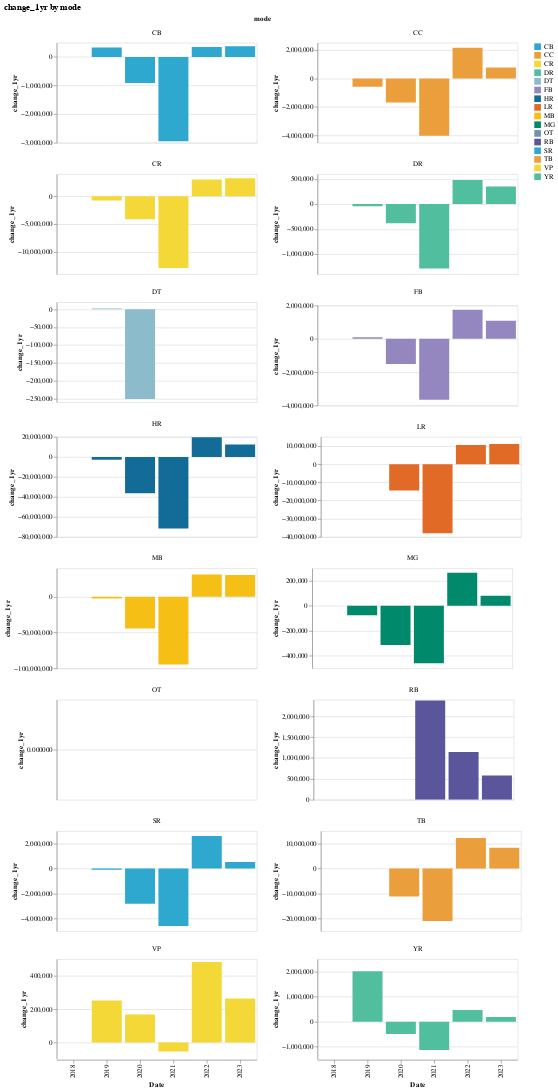

Notebook code cell kept with this figure:
### Code cell
make_bar_chart(by_mode_long, y_col = "change_1yr", color_col = "Yearly Change in UPT by Mode")

### Figure 1 — Vega-Lite specification as saved in the notebook (floating-point values rounded to 4 significant figures)
{"config": {"view": {"continuousWidth": 300, "continuousHeight": 300}}, "data": {"name": "data-0720ea08b1eaca97f2329f1b16aaa85c"}, "facet": {"field": "mode", "type": "nominal"}, "spec": {"mark": {"type": "bar"}, "encoding": {"color": {"field": "mode", "scale": {"range": ["#2EA8CE", "#EB9F3C", "#F4D837", "#51BF9D", "#8CBCCB", "#9487C0", "#136C97", "#E16B26", "#F6BF16", "#00896B", "#7790A3", "#5B559C"]}, "title": "", "type": "nominal"}, "tooltip": [{"field": "year", "type": "nominal"}, {"field": "change_1yr", "type": "quantitative"}, {"field": "mode", "type": "nominal"}, {"field": "RTPA", "type": "nominal"}], "x": {"field": "year", "title": "Date", "type": "ordinal"}, "y": {"field": "change_1yr", "title": "change_1yr", "type": "quantitative"}}, "height": 150, "name": "view_4", "width": 300}, "columns": 2, "params": [{"name": "param_5", "select": {"type": "interval", "encodings": ["x", "y"]}, "bind": "scales", "views": ["view_4"]}], "resolve": {"scale": {"x": "shared", "y": "independent"}}, "title": "change_1yr by mode", "$schema": "https://vega.github.io/schema/vega-lite/v5.20.1.json", "datasets": {"data-0720ea08b1eaca97f2329f1b16aaa85c": [{"mode": "CB", "RTPA": "Metropolitan Transportation Commission", "year": "2018", "upt": 3994000.0, "previous_y_upt": 0.0, "change_1yr": 0.0, "pct_change_1yr": 100.0}, {"mode": "CB", "RTPA": "Metropolitan Transportation Commission", "year": "2019", "upt": 4322000.0, "previous_y_upt": 3994000.0, "change_1yr": 327600.0, "pct_change_1yr": 7.58}, {"mode": "CB", "RTPA": "Metropolitan Transportation Commission", "year": "2020", "upt": 3415000.0, "previous_y_upt": 4322000.0, "change_1yr": -906600.0, "pct_change_1yr": -26.55}, {"mode": "CB", "RTPA": "Metropolitan Transportation Commission", "year": "2021", "upt": 464800.0, "previous_y_upt": 3415000.0, "change_1yr": -2950000.0, "pct_change_1yr": -634.7}, {"mode": "CB", "RTPA": "Metropolitan Transportation Commission", "year": "2022", "upt": 810300.0, "previous_y_upt": 464800.0, "change_1yr": 345500.0, "pct_change_1yr": 42.64}, {"mode": "CB", "RTPA": "Metropolitan Transportation Commission", "year": "2023", "upt": 1185000.0, "previous_y_upt": 810300.0, "change_1yr": 374600.0, "pct_change_1yr": 31.62}, {"mode": "CC", "RTPA": "Metropolitan Transportation Commission", "year": "2018", "upt": 6292000.0, "previous_y_upt": 0.0, "change_1yr": 0.0, "pct_change_1yr": 100.0}, {"mode": "CC", "RTPA": "Metropolitan Transportation Commission", "year": "2019", "upt": 5704000.0, "previous_y_upt": 6292000.0, "change_1yr": -588600.0, "pct_change_1yr": -10.32}, {"mode": "CC", "RTPA": "Metropolitan Transportation Commission", "year": "2020", "upt": 4012000.0, "previous_y_upt": 5704000.0, "change_1yr": -1691000.0, "pct_change_1yr": -42.15}, {"mode": "CC", "RTPA": "Metropolitan Transportation Commission", "year": "2021", "upt": 0.0, "previous_y_upt": 4012000.0, "change_1yr": -4012000.0, "pct_change_1yr": null}, {"mode": "CC", "RTPA": "Metropolitan Transportation Commission", "year": "2022", "upt": 2154000.0, "previous_y_upt": 0.0, "change_1yr": 2154000.0, "pct_change_1yr": 100.0}, {"mode": "CC", "RTPA": "Metropolitan Transportation Commission", "year": "2023", "upt": 2926000.0, "previous_y_upt": 2154000.0, "change_1yr": 772300.0, "pct_change_1yr": 26.39}, {"mode": "CR", "RTPA": "Metropolitan Transportation Commission", "year": "2018", "upt": 19140000.0, "previous_y_upt": 0.0, "change_1yr": 0.0, "pct_change_1yr": 100.0}, {"mode": "CR", "RTPA": "Metropolitan Transportation Commission", "year": "2019", "upt": 18380000.0, "previous_y_upt": 19140000.0, "change_1yr": -761300.0, "pct_change_1yr": -4.14}, {"mode": "CR", "RTPA": "Metropolitan Transportation Commission", "year": "2020", "upt": 14260000.0, "previous_y_upt": 18380000.0, "change_1yr": -4120000.0, "pct_change_1yr": -28.89}, {"mode": "CR", "RTPA": "Metropolitan Transportation Commission", "year": "2021", "upt": 1386000.0, "previous_y_upt": 14260000.0, "change_1yr": -12870000.0, "pct_change_1yr": -928.9}, {"mode": "CR", "RTPA": "Metropolitan Transportation Commission", "year": "2022", "upt": 4409000.0, "previous_y_upt": 1386000.0, "change_1yr": 3023000.0, "pct_change_1yr": 68.57}, {"mode": "CR", "RTPA": "Metropolitan Transportation Commission", "year": "2023", "upt": 7652000.0, "previous_y_upt": 4409000.0, "change_1yr": 3243000.0, "pct_change_1yr": 42.38}, {"mode": "DR", "RTPA": "Metropolitan Transportation Commission", "year": "2018", "upt": 2730000.0, "previous_y_upt": 0.0, "change_1yr": 0.0, "pct_change_1yr": 100.0}, {"mode": "DR", "RTPA": "Metropolitan Transportation Commission", "year": "2019", "upt": 2685000.0, "previous_y_upt": 2730000.0, "change_1yr": -44540.0, "pct_change_1yr": -1.66}, {"mode": "DR", "RTPA": "Metropolitan Transportation Commission", "year": "2020", "upt": 2301000.0, "previous_y_upt": 2685000.0, "change_1yr": -383700.0, "pct_change_1yr": -16.67}, {"mode": "DR", "RTPA": "Metropolitan Transportation Commission", "year": "2021", "upt": 1015000.0, "previous_y_upt": 2301000.0, "change_1yr": -1286000.0, "pct_change_1yr": -126.8}, {"mode": "DR", "RTPA": "Metropolitan Transportation Commission", "year": "2022", "upt": 1498000.0, "previous_y_upt": 1015000.0, "change_1yr": 482800.0, "pct_change_1yr": 32.24}, {"mode": "DR", "RTPA": "Metropolitan Transportation Commission", "year": "2023", "upt": 1847000.0, "previous_y_upt": 1498000.0, "change_1yr": 349700.0, "pct_change_1yr": 18.93}, {"mode": "DT", "RTPA": "Metropolitan Transportation Commission", "year": "2018", "upt": 248400.0, "previous_y_upt": 0.0, "change_1yr": 0.0, "pct_change_1yr": 100.0}, {"mode": "DT", "RTPA": "Metropolitan Transportation Commission", "year": "2019", "upt": 250700.0, "previous_y_upt": 248400.0, "change_1yr": 2328.0, "pct_change_1yr": 0.93}, {"mode": "DT", "RTPA": "Metropolitan Transportation Commission", "year": "2020", "upt": 0.0, "previous_y_upt": 250700.0, "change_1yr": -250700.0, "pct_change_1yr": null}, {"mode": "DT", "RTPA": "Metropolitan Transportation Commission", "year": "2021", "upt": 0.0, "previous_y_upt": 0.0, "change_1yr": 0.0, "pct_change_1yr": null}, {"mode": "DT", "RTPA": "Metropolitan Transportation Commission", "year": "2022", "upt": 0.0, "previous_y_upt": 0.0, "change_1yr": 0.0, "pct_change_1yr": null}, {"mode": "DT", "RTPA": "Metropolitan Transportation Commission", "year": "2023", "upt": 0.0, "previous_y_upt": 0.0, "change_1yr": 0.0, "pct_change_1yr": null}, {"mode": "FB", "RTPA": "Metropolitan Transportation Commission", "year": "2018", "upt": 5423000.0, "previous_y_upt": 0.0, "change_1yr": 0.0, "pct_change_1yr": 100.0}, {"mode": "FB", "RTPA": "Metropolitan Transportation Commission", "year": "2019", "upt": 5519000.0, "previous_y_upt": 5423000.0, "change_1yr": 96540.0, "pct_change_1yr": 1.75}, {"mode": "FB", "RTPA": "Metropolitan Transportation Commission", "year": "2020", "upt": 4011000.0, "previous_y_upt": 5519000.0, "change_1yr": -1508000.0, "pct_change_1yr": -37.59}, {"mode": "FB", "RTPA": "Metropolitan Transportation Commission", "year": "2021", "upt": 354400.0, "previous_y_upt": 4011000.0, "change_1yr": -3657000.0, "pct_change_1yr": -1032.0}, {"mode": "FB", "RTPA": "Metropolitan Transportation Commission", "year": "2022", "upt": 2103000.0, "previous_y_upt": 354400.0, "change_1yr": 1749000.0, "pct_change_1yr": 83.15}, {"mode": "FB", "RTPA": "Metropolitan Transportation Commission", "year": "2023", "upt": 3180000.0, "previous_y_upt": 2103000.0, "change_1yr": 1077000.0, "pct_change_1yr": 33.88}, {"mode": "HR", "RTPA": "Metropolitan Transportation Commission", "year": "2018", "upt": 127900000.0, "previous_y_upt": 0.0, "change_1yr": 0.0, "pct_change_1yr": 100.0}, {"mode": "HR", "RTPA": "Metropolitan Transportation Commission", "year": "2019", "upt": 125100000.0, "previous_y_upt": 127900000.0, "change_1yr": -2769000.0, "pct_change_1yr": -2.21}, {"mode": "HR", "RTPA": "Metropolitan Transportation Commission", "year": "2020", "upt": 88700000.0, "previous_y_upt": 125100000.0, "change_1yr": -36410000.0, "pct_change_1yr": -41.05}, {"mode": "HR", "RTPA": "Metropolitan Transportation Commission", "year": "2021", "upt": 17130000.0, "previous_y_upt": 88700000.0, "change_1yr": -71570000.0, "pct_change_1yr": -417.9}, {"mode": "HR", "RTPA": "Metropolitan Transportation Commission", "year": "2022", "upt": 36770000.0, "previous_y_upt": 17130000.0, "change_1yr": 19650000.0, "pct_change_1yr": 53.43}, {"mode": "HR", "RTPA": "Metropolitan Transportation Commission", "year": "2023", "upt": 49040000.0, "previous_y_upt": 36770000.0, "change_1yr": 12270000.0, "pct_change_1yr": 25.02}, {"mode": "LR", "RTPA": "Metropolitan Transportation Commission", "year": "2018", "upt": 58340000.0, "previous_y_upt": 0.0, "change_1yr": 0.0, "pct_change_1yr": 100.0}, {"mode": "LR", "RTPA": "Metropolitan Transportation Commission", "year": "2019", "upt": 58230000.0, "previous_y_upt": 58340000.0, "change_1yr": -107000.0, "pct_change_1yr": -0.18}, {"mode": "LR", "RTPA": "Metropolitan Transportation Commission", "year": "2020", "upt": 43700000.0, "previous_y_upt": 58230000.0, "change_1yr": -14530000.0, "pct_change_1yr": -33.25}, {"mode": "LR", "RTPA": "Metropolitan Transportation Commission", "year": "2021", "upt": 5764000.0, "previous_y_upt": 43700000.0, "change_1yr": -37940000.0, "pct_change_1yr": -658.2}, {"mode": "LR", "RTPA": "Metropolitan Transportation Commission", "year": "2022", "upt": 16290000.0, "previous_y_upt": 5764000.0, "change_1yr": 10530000.0, "pct_change_1yr": 64.63}, {"mode": "LR", "RTPA": "Metropolitan Transportation Commission", "year": "2023", "upt": 27430000.0, "previous_y_upt": 16290000.0, "change_1yr": 11130000.0, "pct_change_1yr": 40.6}, {"mode": "MB", "RTPA": "Metropolitan Transportation Commission", "year": "2018", "upt": 222000000.0, "previous_y_upt": 0.0, "change_1yr": 0.0, "pct_change_1yr": 100.0}, {"mode": "MB", "RTPA": "Metropolitan Transportation Commission", "year": "2019", "upt": 219700000.0, "previous_y_upt": 222000000.0, "change_1yr": -2307000.0, "pct_change_1yr": -1.05}, {"mode": "MB", "RTPA": "Metropolitan Transportation Commission", "year": "2020", "upt": 175400000.0, "previous_y_upt": 219700000.0, "change_1yr": -44290000.0, "pct_change_1yr": -25.25}, {"mode": "MB", "RTPA": "Metropolitan Transportation Commission", "year": "2021", "upt": 80750000.0, "previous_y_upt": 175400000.0, "change_1yr": -94640000.0, "pct_change_1yr": -117.2}, {"mode": "MB", "RTPA": "Metropolitan Transportation Commission", "year": "2022", "upt": 112000000.0, "previous_y_upt": 80750000.0, "change_1yr": 31230000.0, "pct_change_1yr": 27.89}, {"mode": "MB", "RTPA": "Metropolitan Transportation Commission", "year": "2023", "upt": 142700000.0, "previous_y_upt": 112000000.0, "change_1yr": 30710000.0, "pct_change_1yr": 21.52}, {"mode": "MG", "RTPA": "Metropolitan Transportation Commission", "year": "2018", "upt": 962300.0, "previous_y_upt": 0.0, "change_1yr": 0.0, "pct_change_1yr": 100.0}, {"mode": "MG", "RTPA": "Metropolitan Transportation Commission", "year": "2019", "upt": 886500.0, "previous_y_upt": 962300.0, "change_1yr": -75740.0, "pct_change_1yr": -8.54}, {"mode": "MG", "RTPA": "Metropolitan Transportation Commission", "year": "2020", "upt": 573100.0, "previous_y_upt": 886500.0, "change_1yr": -313400.0, "pct_change_1yr": -54.68}, {"mode": "MG", "RTPA": "Metropolitan Transportation Commission", "year": "2021", "upt": 113000.0, "previous_y_upt": 573100.0, "change_1yr": -460100.0, "pct_change_1yr": -407.3}, {"mode": "MG", "RTPA": "Metropolitan Transportation Commission", "year": "2022", "upt": 377600.0, "previous_y_upt": 113000.0, "change_1yr": 264600.0, "pct_change_1yr": 70.08}, {"mode": "MG", "RTPA": "Metropolitan Transportation Commission", "year": "2023", "upt": 457400.0, "previous_y_upt": 377600.0, "change_1yr": 79760.0, "pct_change_1yr": 17.44}, {"mode": "OT", "RTPA": "Metropolitan Transportation Commission", "year": "2018", "upt": 0.0, "previous_y_upt": 0.0, "change_1yr": 0.0, "pct_change_1yr": null}, {"mode": "OT", "RTPA": "Metropolitan Transportation Commission", "year": "2019", "upt": 0.0, "previous_y_upt": 0.0, "change_1yr": 0.0, "pct_change_1yr": null}, {"mode": "OT", "RTPA": "Metropolitan Transportation Commission", "year": "2020", "upt": 0.0, "previous_y_upt": 0.0, "change_1yr": 0.0, "pct_change_1yr": null}, {"mode": "OT", "RTPA": "Metropolitan Transportation Commission", "year": "2021", "upt": 0.0, "previous_y_upt": 0.0, "change_1yr": 0.0, "pct_change_1yr": null}, {"mode": "OT", "RTPA": "Metropolitan Transportation Commission", "year": "2022", "upt": 0.0, "previous_y_upt": 0.0, "change_1yr": 0.0, "pct_change_1yr": null}, {"mode": "OT", "RTPA": "Metropolitan Transportation Commission", "year": "2023", "upt": 0.0, "previous_y_upt": 0.0, "change_1yr": 0.0, "pct_change_1yr": null}, {"mode": "RB", "RTPA": "Metropolitan Transportation Commission", "year": "2018", "upt": 0.0, "previous_y_upt": 0.0, "change_1yr": 0.0, "pct_change_1yr": null}, {"mode": "RB", "RTPA": "Metropolitan Transportation Commission", "year": "2019", "upt": 0.0, "previous_y_upt": 0.0, "change_1yr": 0.0, "pct_change_1yr": null}, {"mode": "RB", "RTPA": "Metropolitan Transportation Commission", "year": "2020", "upt": 0.0, "previous_y_upt": 0.0, "change_1yr": 0.0, "pct_change_1yr": null}, {"mode": "RB", "RTPA": "Metropolitan Transportation Commission", "year": "2021", "upt": 2379000.0, "previous_y_upt": 0.0, "change_1yr": 2379000.0, "pct_change_1yr": 100.0}, {"mode": "RB", "RTPA": "Metropolitan Transportation Commission", "year": "2022", "upt": 3527000.0, "previous_y_upt": 2379000.0, "change_1yr": 1147000.0, "pct_change_1yr": 32.53}, {"mode": "RB", "RTPA": "Metropolitan Transportation Commission", "year": "2023", "upt": 4106000.0, "previous_y_upt": 3527000.0, "change_1yr": 579500.0, "pct_change_1yr": 14.11}, {"mode": "SR", "RTPA": "Metropolitan Transportation Commission", "year": "2018", "upt": 7476000.0, "previous_y_upt": 0.0, "change_1yr": 0.0, "pct_change_1yr": 100.0}, {"mode": "SR", "RTPA": "Metropolitan Transportation Commission", "year": "2019", "upt": 7387000.0, "previous_y_upt": 7476000.0, "change_1yr": -89260.0, "pct_change_1yr": -1.21}, {"mode": "SR", "RTPA": "Metropolitan Transportation Commission", "year": "2020", "upt": 4580000.0, "previous_y_upt": 7387000.0, "change_1yr": -2806000.0, "pct_change_1yr": -61.27}, {"mode": "SR", "RTPA": "Metropolitan Transportation Commission", "year": "2021", "upt": 0.0, "previous_y_upt": 4580000.0, "change_1yr": -4580000.0, "pct_change_1yr": null}, {"mode": "SR", "RTPA": "Metropolitan Transportation Commission", "year": "2022", "upt": 2611000.0, "previous_y_upt": 0.0, "change_1yr": 2611000.0, "pct_change_1yr": 100.0}, {"mode": "SR", "RTPA": "Metropolitan Transportation Commission", "year": "2023", "upt": 3136000.0, "previous_y_upt": 2611000.0, "change_1yr": 525100.0, "pct_change_1yr": 16.74}, {"mode": "TB", "RTPA": "Metropolitan Transportation Commission", "year": "2018", "upt": 49200000.0, "previous_y_upt": 0.0, "change_1yr": 0.0, "pct_change_1yr": 100.0}, {"mode": "TB", "RTPA": "Metropolitan Transportation Commission", "year": "2019", "upt": 49250000.0, "previous_y_upt": 49200000.0, "change_1yr": 48110.0, "pct_change_1yr": 0.1}, {"mode": "TB", "RTPA": "Metropolitan Transportation Commission", "year": "2020", "upt": 38100000.0, "previous_y_upt": 49250000.0, "change_1yr": -11150000.0, "pct_change_1yr": -29.27}, {"mode": "TB", "RTPA": "Metropolitan Transportation Commission", "year": "2021", "upt": 17110000.0, "previous_y_upt": 38100000.0, "change_1yr": -20990000.0, "pct_change_1yr": -122.7}, {"mode": "TB", "RTPA": "Metropolitan Transportation Commission", "year": "2022", "upt": 29390000.0, "previous_y_upt": 17110000.0, "change_1yr": 12280000.0, "pct_change_1yr": 41.79}, {"mode": "TB", "RTPA": "Metropolitan Transportation Commission", "year": "2023", "upt": 37690000.0, "previous_y_upt": 29390000.0, "change_1yr": 8305000.0, "pct_change_1yr": 22.03}, {"mode": "VP", "RTPA": "Metropolitan Transportation Commission", "year": "2018", "upt": 0.0, "previous_y_upt": 0.0, "change_1yr": 0.0, "pct_change_1yr": null}, {"mode": "VP", "RTPA": "Metropolitan Transportation Commission", "year": "2019", "upt": 251600.0, "previous_y_upt": 0.0, "change_1yr": 251600.0, "pct_change_1yr": 100.0}, {"mode": "VP", "RTPA": "Metropolitan Transportation Commission", "year": "2020", "upt": 419600.0, "previous_y_upt": 251600.0, "change_1yr": 168000.0, "pct_change_1yr": 40.05}, {"mode": "VP", "RTPA": "Metropolitan Transportation Commission", "year": "2021", "upt": 365800.0, "previous_y_upt": 419600.0, "change_1yr": -53790.0, "pct_change_1yr": -14.7}, {"mode": "VP", "RTPA": "Metropolitan Transportation Commission", "year": "2022", "upt": 848700.0, "previous_y_upt": 365800.0, "change_1yr": 482900.0, "pct_change_1yr": 56.9}, {"mode": "VP", "RTPA": "Metropolitan Transportation Commission", "year": "2023", "upt": 1113000.0, "previous_y_upt": 848700.0, "change_1yr": 264600.0, "pct_change_1yr": 23.76}, {"mode": "YR", "RTPA": "Metropolitan Transportation Commission", "year": "2018", "upt": 207600.0, "previous_y_upt": 0.0, "change_1yr": 0.0, "pct_change_1yr": 100.0}, {"mode": "YR", "RTPA": "Metropolitan Transportation Commission", "year": "2019", "upt": 2225000.0, "previous_y_upt": 207600.0, "change_1yr": 2017000.0, "pct_change_1yr": 90.67}, {"mode": "YR", "RTPA": "Metropolitan Transportation Commission", "year": "2020", "upt": 1735000.0, "previous_y_upt": 2225000.0, "change_1yr": -490100.0, "pct_change_1yr": -28.25}, {"mode": "YR", "RTPA": "Metropolitan Transportation Commission", "year": "2021", "upt": 601400.0, "previous_y_upt": 1735000.0, "change_1yr": -1134000.0, "pct_change_1yr": -188.5}, {"mode": "YR", "RTPA": "Metropolitan Transportation Commission", "year": "2022", "upt": 1072000.0, "previous_y_upt": 601400.0, "change_1yr": 470400.0, "pct_change_1yr": 43.89}, {"mode": "YR", "RTPA": "Metropolitan Transportation Commission", "year": "2023", "upt": 1264000.0, "previous_y_upt": 1072000.0, "change_1yr": 191900.0, "pct_change_1yr": 15.18}]}}
